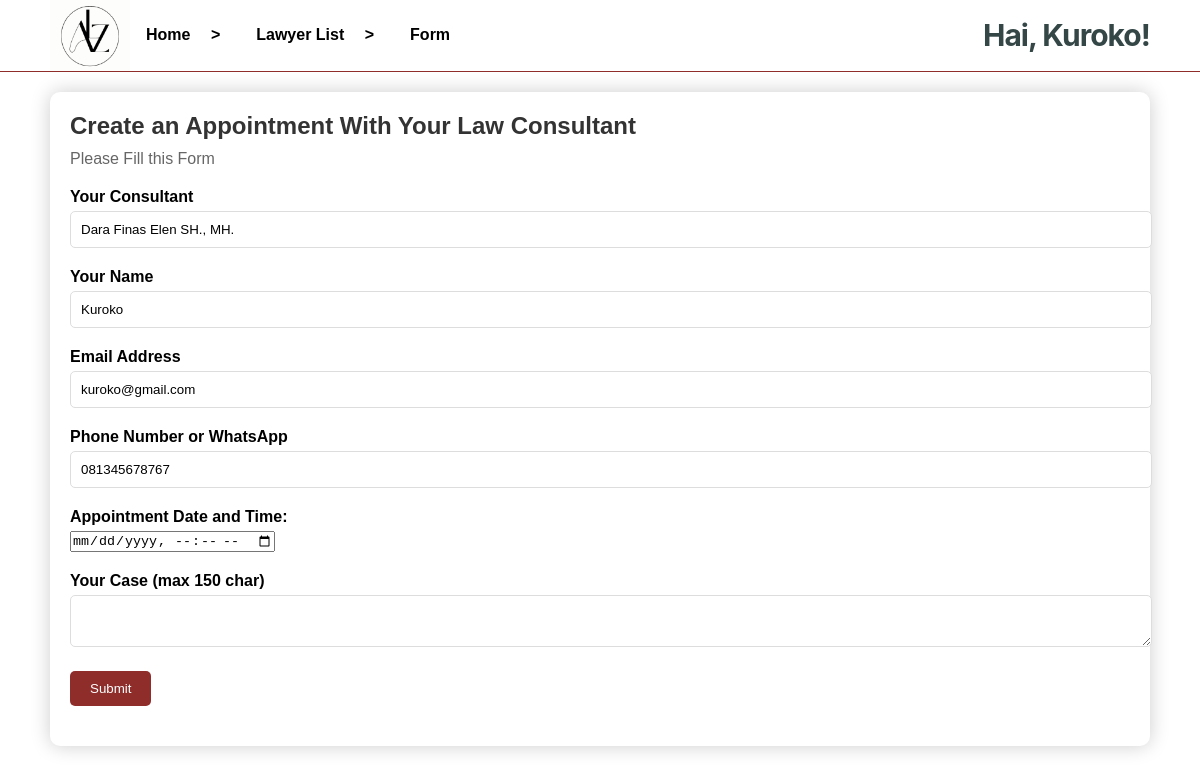
The page /Form_Create_Appoitment.php?id=1 (signed in) on the database its author committed.
### tables this page shows
CREATE TABLE `lawyer` (
  `id_lawyer` int(20) NOT NULL,
  `username` varchar(100) NOT NULL,
  `email` varchar(50) NOT NULL,
  `password` varchar(20) NOT NULL,
  `biaya` varchar(50) NOT NULL,
  `S1` varchar(100) NOT NULL,
  `S2` varchar(100) NOT NULL,
  `foto` varchar(255) NOT NULL
);

CREATE TABLE `client` (
  `id_client` int(11) NOT NULL,
  `username` varchar(50) NOT NULL,
  `no_telpon` varchar(15) NOT NULL,
  `email` varchar(50) NOT NULL,
  `password` varchar(20) NOT NULL,
  `foto` varchar(255) NOT NULL
);

### Form_Create_Appoitment.php (the view, shortened to what this page needs)
<?php
require ('connect.php');
function getLawyerNameById($conn, $id_lawyer)
{
    $sql = "SELECT username FROM lawyer WHERE id_lawyer = ?";
    $stmt = $conn->prepare($sql);
    $stmt->bind_param("i", $id_lawyer);
    $stmt->execute();
    $result = $stmt->get_result();
    if ($result->num_rows > 0) {
        $row = $result->fetch_assoc();
        return $row['username'];
    } else {
        return "Consultant Not Found";
    }
}
function getClientInfoById($conn, $id_client)
{
    $sql = "SELECT username, email, no_telpon FROM client WHERE id_client = ?";
    $stmt = $conn->prepare($sql);
    $stmt->bind_param("i", $id_client);
    $stmt->execute();
    $result = $stmt->get_result();
    if ($result->num_rows > 0) {
        return $result->fetch_assoc();
    } else {
        return null;
    }
}
if (isset($_GET['id'])) {
    $id_lawyer = $_GET['id'];
    $lawyer_name = getLawyerNameById($conn, $id_lawyer);
} elseif (isset($_SESSION['id_lawyer'])) {
    $id_lawyer = $_SESSION['id_lawyer'];
    $lawyer_name = getLawyerNameById($conn, $id_lawyer);
    echo '<input type="text" name="lawyer" id="lawyer" value="' . htmlspecialchars($lawyer_name) . '" readonly>';
} else {
    header("Location: LawyerList.php");
    exit();
}
$id_client = $_SESSION['id_client'];
$client_info = getClientInfoById($conn, $id_client);
?>
<!DOCTYPE html>
<html>
<head>
    <link rel="stylesheet" href="Form_Create_Appoitment.css">
</head>
<body>
    <nav>
        <div class="wrapper">
            <div class="logo"><a href=""><img src="Assets/logo altezza 2.png" alt="Logo"></a></div>
            <div class="menu">
                <ul>
                    <li><a href="homeLog.php">Home</a> <b> > </b> </li>
                    <li><a href="LawyerList.php">Lawyer List</a> <b> > </b></li>
                    <li><a href="Form_Create_Appoitment.php"> Form </a></li>
                </ul>
            </div>
            <div class="hai">
                <?php
                if (isset($_SESSION['username'])) {
                    echo '<span class="welcome">Hai, ' . htmlspecialchars($_SESSION['username']) . '!</span>';
                } else {
                    echo '<a href="Login.html" class="masuk">Login</a>';
                }
                ?>
            </div>
        </div>
    </nav>
    <div class="wrapper">
        <section class="create-appointment">
            <h1>Create an Appointment With Your Law Consultant</h1>
            <p>Please Fill this Form</p>
            <form action="" method="post" id="appointmentForm">
                <div class="form-group">
                    <label for="lawyer">Your Consultant</label>
                    <input type="text" name="lawyer" id="lawyer" value="<?php echo htmlspecialchars($lawyer_name); ?>"
                        readonly>
                </div>
                <div class="form-group">
                    <label for="username">Your Name</label>
                    <input type="text" name="username" id="username"
                        value="<?php echo htmlspecialchars($client_info['username']); ?>" readonly>
                </div>
                <div class="form-group">
                    <label for="email">Email Address</label>
                    <input type="email" name="email" id="email"
                        value="<?php echo htmlspecialchars($client_info['email']); ?>" readonly>
                </div>
                <div class="form-group">
                    <label for="phone">Phone Number or WhatsApp</label>
                    <input type="tel" name="phone" id="phone"
                        value="<?php echo htmlspecialchars($client_info['no_telpon']); ?>" readonly>
                </div>
                <div class="form-group">
                    <label for="date">Appointment Date and Time:</label>
                    <input type="datetime-local" id="tanggal" name="tanggal" required>
                </div>
                <div class="form-group">
                    <label for="case">Your Case (max 150 char)</label>
                    <textarea name="kasus" id="kasus" maxlength="150" required></textarea>
                </div>
                <div class="form-group">
                    <button type="submit" class="submit" id="submitButton">Submit</button>
                </div>
            </form>
        </section>
    </div>
</body>
</html>

### Form_Create_Appoitment.css (style rules this page uses)
* { text-decoration: none; margin: 0; padding: 0; }
body { margin: 0px; padding: 0px; font-family: sans-serif; }
nav { width: 100%; margin: auto; display: flex; line-height: 10px; align-items: center; justify-content: center; position: sticky; top: 0; background: #FFFFFF; z-index: 1; border-bottom: 1px solid #8F2D2A; margin-bottom: 20px; }
nav .wrapper { width: 100%; max-width: 1100px; margin: auto; display: flex; align-items: center; position: relative; padding: 0 10px; }
.wrapper { width: 1100px; margin: auto; position: relative; }
.logo img { width: 80px; height: auto; }
nav ul { display: flex; list-style-type: none; margin: 0; padding: 0; }
nav ul li { margin-right: 20px; }
nav ul li a { color: black; font-weight: bold; text-align: center; padding: 0px 16px 0px 16px; text-decoration: none; }
.hai { display: flex; align-items: center; margin-left: auto; text-align: right; color: #344646; font-family: Inter; font-size: 30px; font-style: normal; font-weight: 700; line-height: normal; letter-spacing: -0.96px; }
.create-appointment { background-color: #fff; padding: 20px; margin-top: 20px; border-radius: 10px; box-shadow: 0 0 20px rgba(0, 0, 0, 0.2); }
.create-appointment h1 { color: #333; margin-bottom: 10px; }
.create-appointment p { color: #666; margin-bottom: 20px; }
.form-group { margin-bottom: 20px; }
.form-group label { display: block; font-weight: bold; margin-bottom: 5px; }
.form-group input[type="text"], .form-group input[type="email"], .form-group input[type="tel"], .form-group textarea { width: 100%; padding: 10px; border: 1px solid #ddd; border-radius: 5px; }
.form-group textarea { resize: vertical; }
.form-group button[type="submit"] { padding: 10px 20px; background-color: #8F2D2A; color: #fff; border: none; border-radius: 5px; cursor: pointer; }

### rows shown on the page
lawyer: lawyer "Dara Finas Elen SH., MH."
client: username "Kuroko", email "kuroko@gmail.com", phone "081345678767"

### other values the page prints
$_SESSION['username'] "Kuroko"
